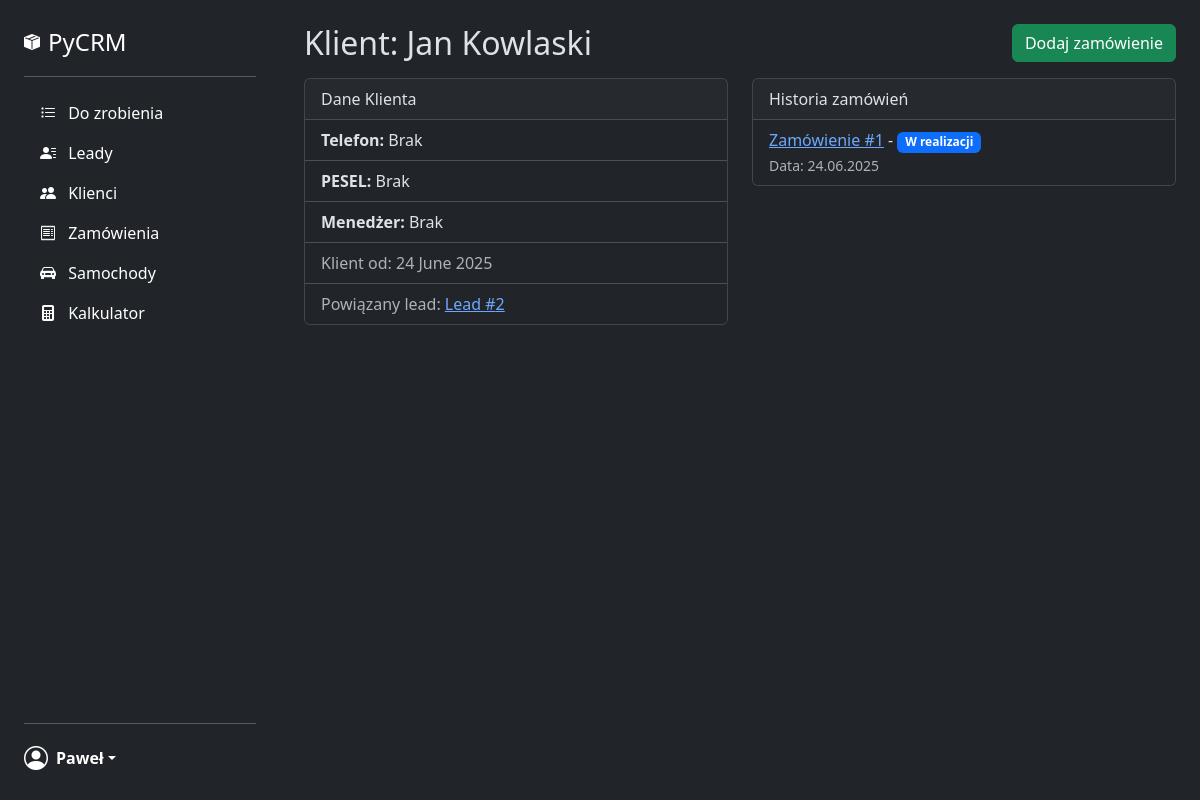
Page /klient/1/ (signed in) on the committed database.
### crm/models.py (models this page shows, shortened)
class Klient(models.Model):
    lead = models.OneToOneField(Lead, on_delete=models.CASCADE, verbose_name="Powiązany lead")
    imie_nazwisko = models.CharField(max_length=255, verbose_name="Imię i nazwisko")
    telefon = models.CharField(max_length=20, blank=True, verbose_name="Telefon")
    pesel = models.CharField(max_length=11, blank=True, verbose_name="PESEL")
    menedzer = models.ForeignKey(User, on_delete=models.SET_NULL, null=True, blank=True, related_name="klienci",
                                 verbose_name="Menedżer")
    utworzono = models.DateTimeField(auto_now_add=True)
    class Meta:
        verbose_name = "Klient"
        verbose_name_plural = "Klienci"

class Lead(models.Model):
    nazwa = models.CharField(max_length=255, verbose_name="Nazwa (np. imię i nazwisko)")
    status = models.CharField(max_length=20, choices=LeadStatus.choices, default=LeadStatus.NOWY, verbose_name="Status")
    zrodlo = models.CharField(max_length=20, choices=LeadSource.choices, verbose_name="Źródło")
    komentarz = models.TextField(blank=True, verbose_name="Komentarz")
    menedzer = models.ForeignKey(User, on_delete=models.SET_NULL, null=True, blank=True, related_name="leady",
                                 verbose_name="Menedżer")
    biuro = models.CharField(max_length=100, blank=True, verbose_name="Biuro")
    utworzono = models.DateTimeField(auto_now_add=True)
    zaktualizowano = models.DateTimeField(auto_now=True)
    class Meta:
        verbose_name = "Lead"
        verbose_name_plural = "Leady"
        ordering = ['-utworzono']

class Zamowienie(models.Model):
    class Status(models.TextChoices):
        OCZEKUJE_NA_PLATNOSC = 'pending_payment', 'Oczekuje na płatność'
        W_REALIZACJI = 'processing', 'W realizacji'
        ZAKONCZONE = 'completed', 'Zakończone'
        ANULOWANE = 'canceled', 'Anulowane'
        PROBLEM = 'problem', 'Problem'
        ZWROT_KAUCJI = 'deposit_return', 'Zwrot kaucji'
    klient = models.ForeignKey(Klient, on_delete=models.CASCADE, related_name='zamowienia', verbose_name="Klient")
    menedzer = models.ForeignKey(User, on_delete=models.SET_NULL, null=True, blank=True, verbose_name="Menedżer")
    status = models.CharField(max_length=20, choices=Status.choices, default=Status.OCZEKUJE_NA_PLATNOSC,
                              verbose_name="Status")
    ma_rachunek = models.BooleanField(default=False, verbose_name="Ma rachunek")
    ma_umowe = models.BooleanField(default=False, verbose_name="Ma umowę")
    utworzono = models.DateTimeField(auto_now_add=True)
    zaktualizowano = models.DateTimeField(auto_now=True)
    class Meta:
        verbose_name = "Zamówienie"
        verbose_name_plural = "Zamówienia"
        ordering = ['-utworzono']

### crm/views.py (the view)
# urls.py: path('klient/<int:pk>/', KlientDetailView.as_view(), name='klient-detail'),
class KlientDetailView(LoginRequiredMixin, DetailView):
    model = Klient
    template_name = 'crm/klient_detail.html'
    context_object_name = 'klient'

### crm/templates/crm/klient_detail.html
{% extends "crm/base.html" %}
{% block content %}
    <div class="d-flex justify-content-between align-items-center mb-3">
        <h2 class="card-title">Klient: {{ klient.imie_nazwisko }}</h2>
        <div>
            <a href="{% url 'crm:zamowienie-create' klient_pk=klient.pk %}" class="btn btn-success">Dodaj zamówienie</a>
        </div>
    </div>
    <div class="row">
        <div class="col-md-6">
            <div class="card">
                <div class="card-header">
                    Dane Klienta
                </div>
                <ul class="list-group list-group-flush">
                    <li class="list-group-item"><strong>Telefon:</strong> {{ klient.telefon|default:"Brak" }}</li>
                    <li class="list-group-item"><strong>PESEL:</strong> {{ klient.pesel|default:"Brak" }}</li>
                    <li class="list-group-item"><strong>Menedżer:</strong> {{ klient.menedzer.username|default:"Brak" }}</li>
                    <li class="list-group-item text-muted">Klient od: {{ klient.utworzono|date:"d F Y" }}</li>
                    <li class="list-group-item text-muted">Powiązany lead: <a href="{% url 'crm:lead-detail' klient.lead.pk %}">Lead #{{ klient.lead.pk }}</a></li>
                </ul>
            </div>
        </div>
        <div class="col-md-6">
            <div class="card">
                <div class="card-header">
                    Historia zamówień
                </div>
                <ul class="list-group list-group-flush">
                    {% for zamowienie in klient.zamowienia.all %}
                        <li class="list-group-item">
                            <a href="{% url 'crm:zamowienie-detail' zamowienie.pk %}">Zamówienie #{{ zamowienie.pk }}</a> - <span class="badge bg-primary">{{ zamowienie.get_status_display }}</span>
                            <br>
                            <small class="text-muted">Data: {{ zamowienie.utworzono|date:"d.m.Y" }}</small>
                        </li>
                    {% empty %}
                        <li class="list-group-item">Brak zamówień dla tego klienta.</li>
                    {% endfor %}
                </ul>
            </div>
        </div>
    </div>
{% endblock %}

### crm/templates/crm/base.html (style rules this page uses)
body { display: flex; min-height: 100vh; }

### rows in the picture
Klient: imie_nazwisko "Jan Kowlaski", telefon "Brak", pesel "Brak", menedzer.username "Brak", utworzono "24 June 2025", lead.pk "2"
Zamowienie: pk "1", status "W realizacji", utworzono "24.06.2025"
